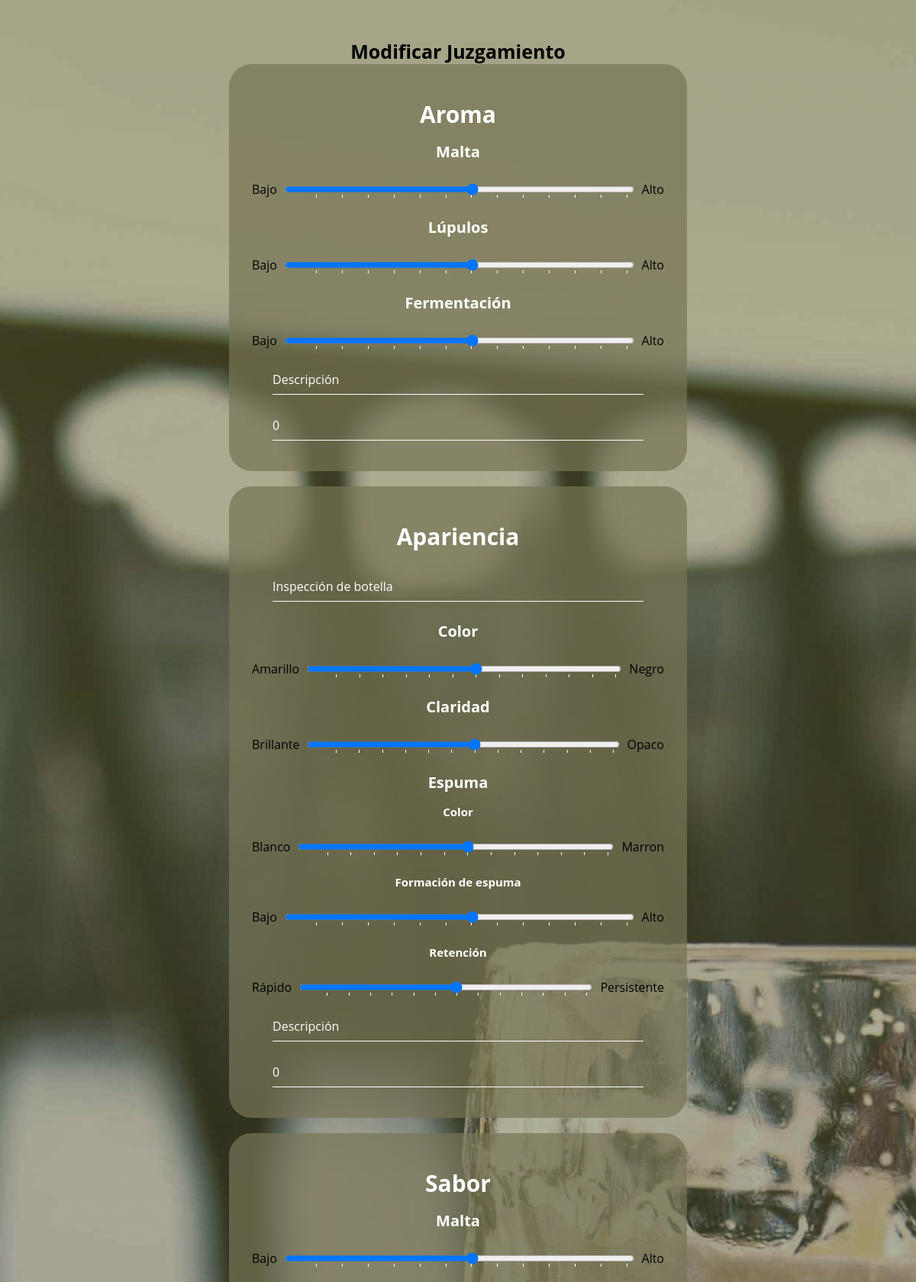
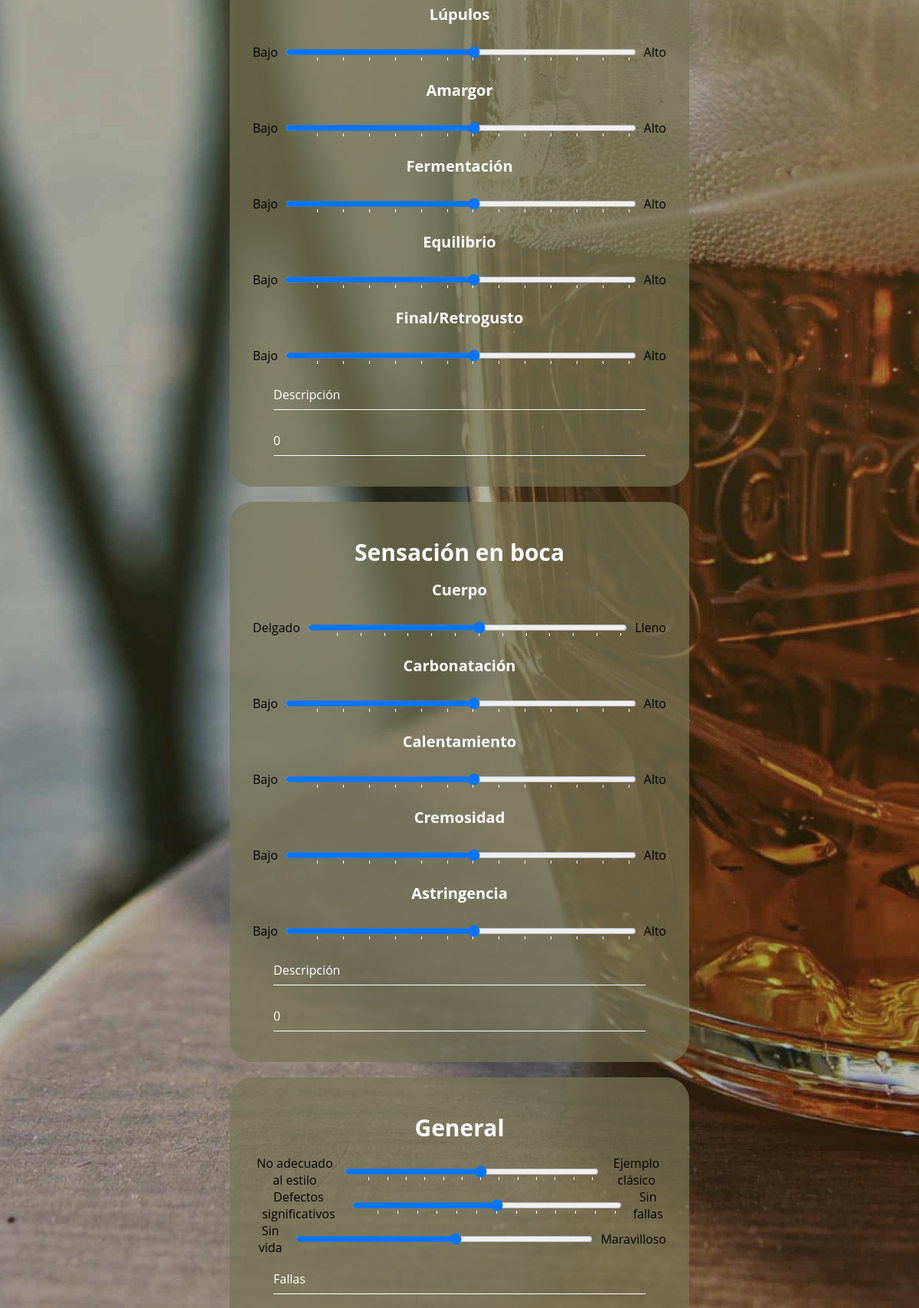
Screenshot of /interfacesAdmin/resultadosAdmin/modificar_juzgamiento.php?Id=220 (signed in, upper part) with the database file from the repository (2 pictures, top to bottom).
### tables this page shows
CREATE TABLE `general` (
  `Id` int(40) NOT NULL,
  `fk_cerveza` int(40) NOT NULL,
  `fk_usuario` int(40) NOT NULL,
  `Ejemplo` int(40) DEFAULT NULL,
  `Sin_fallas` int(40) DEFAULT NULL,
  `Maravilloso` int(40) DEFAULT NULL,
  `Comentario` varchar(500) DEFAULT NULL,
  `Nota` int(40) DEFAULT NULL,
  `Fallas` varchar(500) DEFAULT NULL,
  `Aroma` int(40) DEFAULT NULL,
  `Apariencia` int(40) DEFAULT NULL,
  `Sabor` int(40) DEFAULT NULL,
  `Sensacion` int(40) DEFAULT NULL,
  `Juzgado` int(40) NOT NULL,
  `Mesa` int(40) NOT NULL
);

### interfacesAdmin/resultadosAdmin/modificar_juzgamiento.php (the view, shortened to what this page needs)
<?php
include "modelo/conexion.php";
$id=$_GET["Id"];
$sql=$conexion->query("SELECT * FROM general WHERE Id=$id");
?>
<!DOCTYPE html>
<html lang="es">
<head>
    <link rel="stylesheet" href="../../css/modificarJuzgamiento3.css">
</head>
<body>
<h3 class="titulo">Modificar Juzgamiento</h3>
    <div class="container">
        <div class="grande">
            <form class="form-horizontal p-5 m-auto" method="POST">
                <div class="form">
                <?php
                    while ($datos=$sql->fetch_object()) {?>
                    <div class="aroma">
                    <h4 class="text-left text-secondary">Aroma</h4>
                        <div class="mb-2 col-sm-14">
                        <h5 class="text-left text-secondary">Malta</h5>
                        <span>
                            Bajo
                            <input type="range" name="aroma-malta" min="0" max="13" list="lista-aroma-malta">
                            Alto
                        </span>
                        </div>
                        <div class="mb-2 col-sm-14">
                        <h5 class="text-left text-secondary">Lúpulos</h5>
                        <span>
                            Bajo
                            <input type="range" name="aroma-lupulos" min="0" max="13" list="lista-aroma-lupulos">
                            Alto
                        </span>
                        </div>
                        <div class="mb-2 col-sm-14">
                        <h5 class="text-left text-secondary">Fermentación</h5>
                        <span>
                            Bajo
                            <input type="range" name="aroma-fermentacion" min="0" max="13" list="lista-aroma-fermentacion">
                            Alto
                        </span>
                        </div>
                        <div class="mb-2 col-sm-14">
                        <input type="text" class="form-control" name="aroma-descripcion" placeholder="Descripción" require >
                        </div>
                        <div class="mb-2 col-sm-14">
                        <input type="Number" min="0" max="12"  class="form-control" name="aroma" placeholder="Nota" require value="<?=$datos->Aroma?>">
                        </div>
                        </div>
                        <div class="apariencia">
                        <h4 class="text-left text-secondary">Apariencia</h4>
                        <div class="mb-2 col-sm-14">
                        <div class="mb-2 col-sm-14">
                            <input type="text" class="form-control" name="apariencia-inspeccion" placeholder="Inspección de botella" require>
                        </div>
                        <h5 class="text-left text-secondary">Color</h5>
                        <span>
                            Amarillo
                            <input type="range" name="apariencia-color" min="0" max="13" list="lista-apariencia-color">
                            Negro
                        </span>
                        </div>
                        <div class="mb-2 col-sm-14">
                        <h5 class="text-left text-secondary">Claridad</h5>
                        <span>
                            Brillante
                            <input type="range" name="apariencia-claridad" min="0" max="13" list="lista-apariencia-claridad">
                            Opaco
                        </span>
                        </div>
                        <div class="mb-2 col-sm-14">
                        <h5 class="text-left text-secondary">Espuma</h5>
                        <div class="mb-2 col-sm-14">
                            <h6 class="text-left text-secondary">Color</h6>
                            <span>
                                Blanco
                                <input type="range" name="espuma-color" min="0" max="13" list="lista-espuma-color">
                                Marron
                            </span>
                        </div>
                        <div class="mb-2 col-sm-14">
                            <h6 class="text-left text-secondary">Formación de espuma</h6>
                            <span>
                                Bajo
                                <input type="range" name="espuma-formacion" min="0" max="13" list="lista-espuma-formacion">
                                Alto
                            </span>
                        </div>
                        <div class="mb-2 col-sm-14">
                            <h6 class="text-left text-secondary">Retención</h6>
                            <span>
                                Rápido
                                <input type="range" name="espuma-retencion" min="0" max="13" list="lista-espuma-retencion">
                                Persistente
                            </span>
                        </div>
                        </div>
                        <div class="mb-2 col-sm-14">
                        <input type="text" class="form-control" name="apariencia-descripcion" placeholder="Descripción" require>
                        </div>
                        <div class="mb-2 col-sm-14">
                        <input type="Number" min="0" max="3"  class="form-control" name="apariencia" placeholder="Nota" require value="<?=$datos->Apariencia?>">
                        </div>
                        </div>
                        <div class="sabor">
                        <h4 class="text-left text-secondary">Sabor</h4>
                        <div class="mb-2 col-sm-14">
                        <h5 class="text-left text-secondary">Malta</h5>
                        <span>
                            Bajo
                            <input type="range" name="sabor-malta" min="0" max="13" list="lista-sabor-malta">
                            Alto
                        </span>
                        </div>
                        <div class="mb-2 col-sm-14">
                        <h5 class="text-left text-secondary">Lúpulos</h5>
                        <span>
                            Bajo
                            <input type="range" name="sabor-lupulos" min="0" max="13" list="lista-sabor-lupulos">
                            Alto
                        </span>
                        </div>
                        <div class="mb-2 col-sm-14">
                        <h5 class="text-left text-secondary">Amargor</h5>
                        <span>
                            Bajo
                            <input type="range" name="sabor-amargor" min="0" max="13" list="lista-sabor-amargor">
                            Alto
                        </span>
                        </div>
                        <div class="mb-2 col-sm-14">
                        <h5 class="text-left text-secondary">Fermentación</h5>
                        <span>
                            Bajo
                            <input type="range" name="sabor-fermentacion" min="0" max="13" list="lista-sabor-fermentacion">
                            Alto
                        </span>
                        </div>
                        <div class="mb-2 col-sm-14">
                        <h5 class="text-left text-secondary">Equilibrio</h5>
                        <span>
                            Bajo
                            <input type="range" name="sabor-equilibrio" min="0" max="13" list="lista-sabor-equilibrio">
                            Alto
                        </span>
                        </div>
                        <div class="mb-2 col-sm-14">
                        <h5 class="text-left text-secondary">Final/Retrogusto</h5>
                        <span>
                            Bajo
                            <input type="range" name="sabor-retrogusto" min="0" max="13" list="lista-sabor-retrogusto">
                            Alto
                        </span>
                        </div>
                        <div class="mb-2 col-sm-14">
                        <input type="text" class="form-control" name="sabor-descripcion" placeholder="Descripción" require>
                        </div>
                        <div class="mb-2 col-sm-14">
                        <input type="Number" min="0" max="20"  class="form-control" name="sabor" placeholder="Nota" require value="<?=$datos->Sabor?>">
                        </div>
                        </div>
                        <div class="sensacion">
                        <h4 class="text-left text-secondary">Sensación en boca</h4>
                        <div class="mb-2 col-sm-14">
                        <h5 class="text-left text-secondary">Cuerpo</h5>
                        <span>
                            Delgado
                            <input type="range" name="sensacionboca-cuerpo" min="0" max="13" list="lista-sensacionboca-cuerpo">
                            Lleno
                        </span>
                        </div>
                        <div class="mb-2 col-sm-14">
                        <h5 class="text-left text-secondary">Carbonatación</h5>
                        <span>
                            Bajo
                            <input type="range" name="sensacionboca-carbonatacion" min="0" max="13" list="lista-sensacionboca-carbonatacion">
                            Alto
                        </span>
                        </div>
                        <div class="mb-2 col-sm-14">
                        <h5 class="text-left text-secondary">Calentamiento</h5>
                        <span>
                            Bajo
                            <input type="range" name="sensacionboca-calentamiento" min="0" max="13" list="lista-sensacionboca-calentamiento">
                            Alto
                        </span>
                        </div>
                        <div class="mb-2 col-sm-14">
                        <h5 class="text-left text-secondary">Cremosidad</h5>
                        <span>
                            Bajo
                            <input type="range" name="sensacionboca-cremosidad" min="0" max="13" list="lista-sensacionboca-cremosidad">
                            Alto
                        </span>
                        </div>
                        <div class="mb-2 col-sm-14">
                        <h5 class="text-left text-secondary">Astringencia</h5>
                        <span>
                            Bajo
                            <input type="range" name="sensacionboca-astringencia" min="0" max="13" list="lista-sensacionboca-astringencia">
                            Alto
                        </span>
                        </div>
                        <div class="mb-2 col-sm-14">
                        <input type="text" class="form-control" name="sensacionboca-descripcion" placeholder="Descripción" require>
                        </div>
                        <div class="mb-2 col-sm-14">
                        <input type="Number" min="0" max="5"  class="form-control" name="sensacion" placeholder="Nota" require value="<?=$datos->Sensacion?>">
                        </div>
                        </div>
                        <div class="general">
                        <h4 class="text-left text-secondary">General</h4>
                        <div class="mb-2 col-sm-14">
                        <span>
                        No adecuado al estilo
                        <input type="range" name="general-estilo" min="0" max="13" list="lista-general-estilo">
                        Ejemplo clásico
                        </span>
                        </div>
                        <div class="mb-2 col-sm-14">
                        <span>
                        Defectos significativos
                        <input type="range" name="general-fallas" min="0" max="13" list="lista-general-fallas">
                        Sin fallas
                        </span>
                        </div>
                        <div class="mb-2 col-sm-14">
                        <span>
                        Sin vida
                        <input type="range" name="general-vida" min="0" max="13" list="lista-general-vida">
                        Maravilloso
                        </span>
                        </div>
                        <div class="mb-2 col-sm-14">
                        <input type="text" name="fallas" placeholder="Fallas" require value="<?=$datos->Fallas?>">
                        </div>
                        <div class="mb-2 col-sm-14">
                        </div>
                        </div>
                <?php
                    }
                ?>
            </div>
            </form>
        </div>
    </div>
</body>
</html>

### css/modificarJuzgamiento3.css (style rules this page uses)
* { margin: 0; padding: 0; font-family: 'Open Sans', sans-serif; margin: 0; padding: 0; box-sizing: border-box; }
body { background-image: linear-gradient(rgba(109, 106, 52, 0.575), rgba(24, 26, 2, 0.2883)), url("../img/pexels-sonja-maric-2707972-min.jpg"); background-size: cover; background-position: center; background-repeat: no-repeat; background-attachment: fixed; }
.titulo { text-align: center; margin-top: 50px; font-size: 25px; }
.container { margin: auto; width: 600px; border-radius: 20px; text-align: center; }
.grande span { display: flex; align-items: center; }
.grande input { width: 90%; margin: 10px; color: #fff; }
::placeholder { color: white; }
.grande h4 { margin: 15px 0; margin-left: 0; color: white; font-size: 30px; }
.grande h5 { margin: 15px 0; margin-left: 0; color: white; font-size: 20px; }
.grande h6 { margin: 15px 0; margin-left: 0; color: white; font-size: 15px; }
.grande input[type="text"], .grande input[type="number"] { border: none; border-bottom: 1px solid #fff; background: transparent; outline: none; height: 40px; font-size: 16px; color: #fff; -moz-appearance: textfield; }
.grande input[type=range] { cursor: pointer; }
.grande .aroma { margin-bottom: 20px; padding: 30px; background: rgba(119, 117, 86, 0.712); border-radius: 30px; }
.grande .apariencia { margin-top: 20px; padding: 30px; background: rgba(119, 117, 86, 0.712); border-radius: 30px; }
.grande .sabor { margin-top: 20px; padding: 30px; background: rgba(119, 117, 86, 0.712); border-radius: 30px; }
.grande .sensacion { margin-top: 20px; padding: 30px; background: rgba(119, 117, 86, 0.712); border-radius: 30px; }
.grande .general { margin-top: 20px; padding: 30px; background: rgba(119, 117, 86, 0.712); border-radius: 30px; }

### rows the page displays
general: aroma "0", apariencia "0", sabor "0", sensacion "0"
